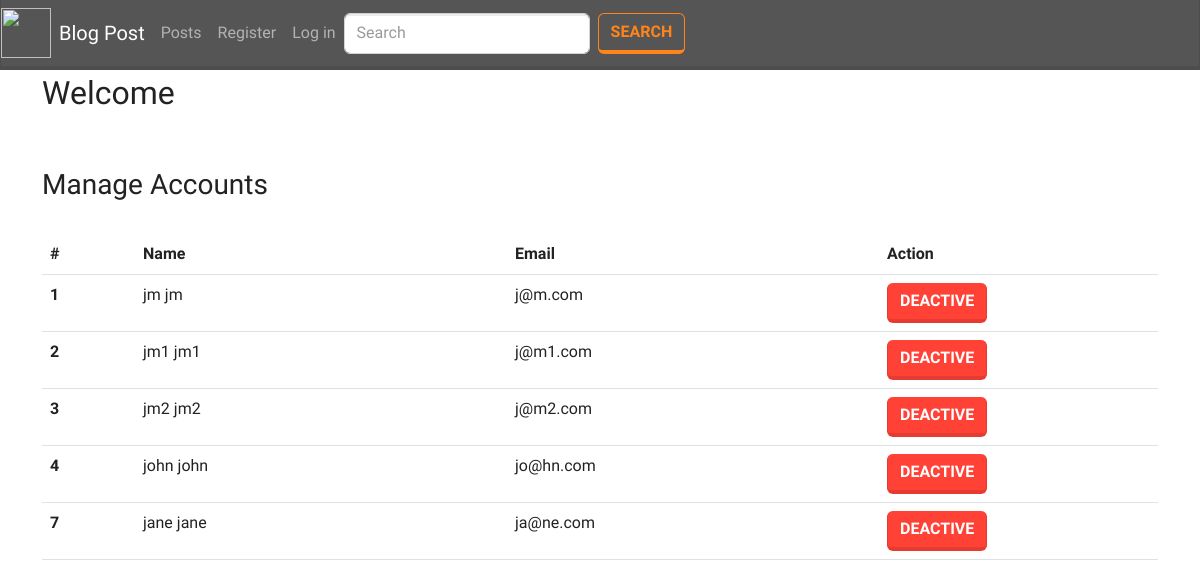
Page /admin_users.php on the earlier database version.
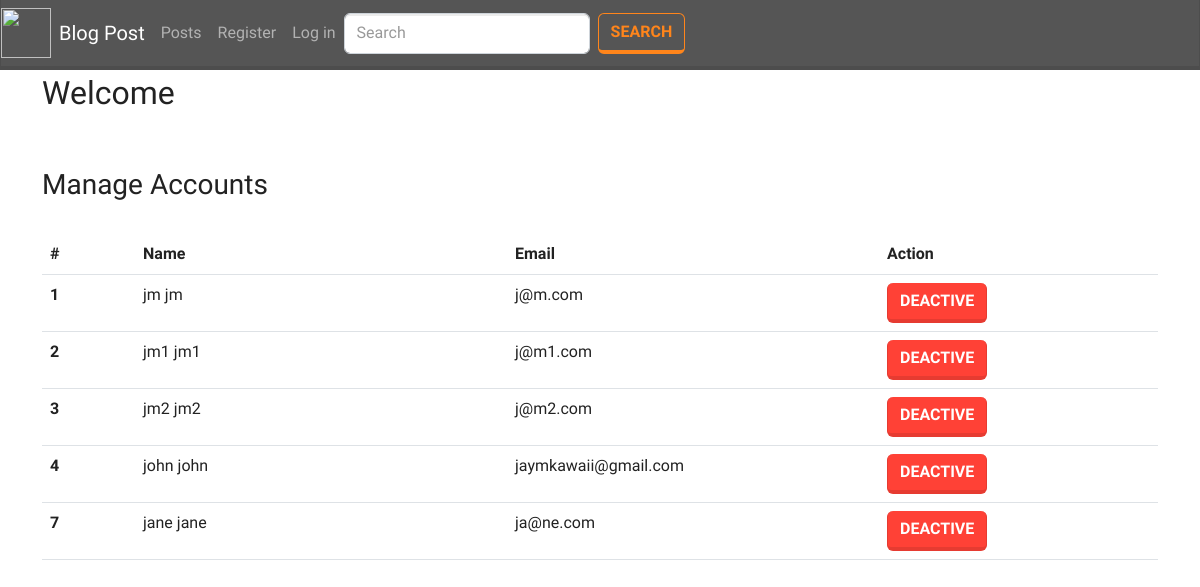
Same page on the later database version.
### tables this page shows
CREATE TABLE `users` (
  `id` int(11) NOT NULL,
  `first_name` varchar(255) NOT NULL,
  `middle_name` varchar(255) NOT NULL,
  `last_name` varchar(255) NOT NULL,
  `email` varchar(255) NOT NULL,
  `password` varchar(255) NOT NULL,
  `privacy_policy` varchar(255) NOT NULL,
  `is_admin` int(11) NOT NULL,
  `is_active` int(11) NOT NULL,
  `image` varchar(255) NOT NULL
);

### includes/functions.php (called while the page is built, shortened)
<?php
function getAllUser(){
    $q = "SELECT * FROM users WHERE NOT is_admin=1";
    $result = mysqli_query($_SESSION['conn'], $q);
    $temp = array();
    while ($row = $result->fetch_assoc()) {
        $temp[] = $row;
    }
    return $temp;
}

### admin_users.php (the view, shortened to what this page needs)
<?php include('components/header.php'); ?>
<div class="container mt-1">
    <h2>Welcome <?= $_SESSION['first_name']?></h2>
    <br>
    <br>
    <h3>Manage Accounts</h3>
    <br>
    <table class="table">
    <thead>
        <tr>
            <th class="col-1">#</th>
            <th class="col-4">Name</th>
            <th class="col-4">Email</th>
            <th class="col-4">Action</th>
        </tr>
    </thead>
    <tbody>
    <?php foreach(getAllUser() as $res) {?>
    <tr>
        <th scope="row"><?= $res['id']?></th>
        <td><?= $res['first_name'] . ' ' . $res['last_name']?></td>
        <td><?= $res['email']?></td>
        <td>
        <?php if ((int)$res['is_active'] == 1) { ?>
            <form method="post"><button type="submit" name="deactivate" class="btn btn-danger" value="<?= $res['id']?>">Deactive</button></form>
        <?php }elseif ((int)$res['is_active'] == 0) {  ?>
            <form method="post"><button type="submit" name="activate" class="btn btn-success" value="<?= $res['id']?>">Activate</button></form>
        <?php }  ?>
        </td>
    </tr>
    <?php } ?>
    </tbody>
    </table>
<?php include('components/footer.php'); ?>

### components/header.php (shortened to what this page needs)
<?php require('includes/functions.php') ?>
<!DOCTYPE html>
<html lang="en">
<head>
    <link rel="stylesheet" href="css/bootstrap.min.css">
</head>
<body>
    <header>
        <nav class="navbar navbar-expand-md navbar-dark bg-dark">
            <a href="index.php"><img src="https://imgs.search.brave.com/WjJNHelOfQ40OW4ROv_bBbpV2ZWlGi220t-Hm8Qrwu0/rs:fit:1200:1200:1/g:ce/aHR0cHM6Ly93d3cu/bG9nb2x5bnguY29t/L2ltYWdlcy9sb2dv/bHlueC8yYy8yYzg5/NGFmN2QzMGE0YmQ1/NTUyMDVjYzE1MzM4/Mjc1My5wbmc" height='50px' width='50px'></a>
            <a class="navbar-brand mx-2" href="index.php">Blog Post</a>
            <div class="d-flex collapse navbar-collapse" id="navbarCollapse">
                <ul class="navbar-nav mr-auto">
                    <li class="nav-item active">
                        <a class="nav-link" href="all_posts.php">Posts <span class="sr-only"></span></a>
                    </li>
                    <?php if(isset($_SESSION['id']) && $_SESSION['is_admin'] == 1){ ?>
                    <li class="nav-item">
                        <a class="nav-link " href="dashboard.php" tabindex="-1" aria-disabled="true">Bloggers</a>
                    </li>
                    <li class="nav-item">
                        <a class="nav-link " href="admin_users.php" tabindex="-1" aria-disabled="true">Manage Accounts</a>
                    </li>
                    <li class="nav-item">
                        <a class="nav-link " href="logout.php" tabindex="-1" aria-disabled="true">Log out </a>
                    </li>
                    <?php }elseif(isset($_SESSION['id']) && $_SESSION['is_active'] == 0){ ?>
                    <li class="nav-item">
                        <a class="nav-link " href="logout.php" tabindex="-1" aria-disabled="true">Log out </a>
                    </li>
                    <?php }else{ ?>
                    <li class="nav-item active">
                        <a class="nav-link" href="register.php">Register <span class="sr-only"></span></a>
                    </li>
                    <li class="nav-item">
                        <a class="nav-link " href="login.php" tabindex="-1" aria-disabled="true">Log in </a>
                    </li>
                    <?php } ?>
                </ul>
                <form class="d-flex" method="post" action="/search">
                    <input class="form-control me-sm-2 " type="search" name="search" placeholder="Search" aria-label="Search">
                    <button class="btn btn-outline-warning my-2 my-sm-0 " type="submit">Search</button>
                </form>
            </div>
        </nav>
    </header>

### components/footer.php (shortened to what this page needs)
</div>
</body>
</html>

Differences in the rows shown:
changed users "john": email "jo@hn.com" → "jaymkawaii@gmail.com"
